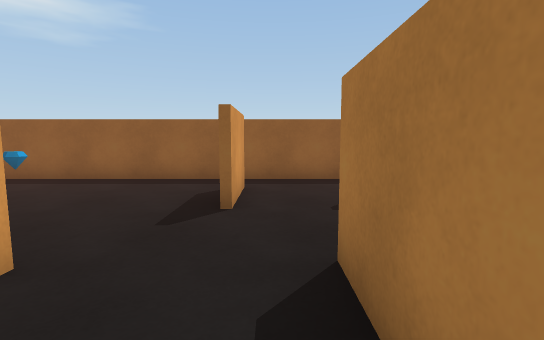
View 1 (above)

16 first-person views from a walk through a scene from a Unity 3-D project. The camera is 1.2 m above the floor, tilts 6° down and sees 85° across. The floor is counted in squares, 1 m on a side. Each view is taken from the middle of a square. On the plan, view 1 faces up. The plan holds only what a view shows up to about 13 squares ahead; the rest is blank. Some animated figures are left out.

View 2
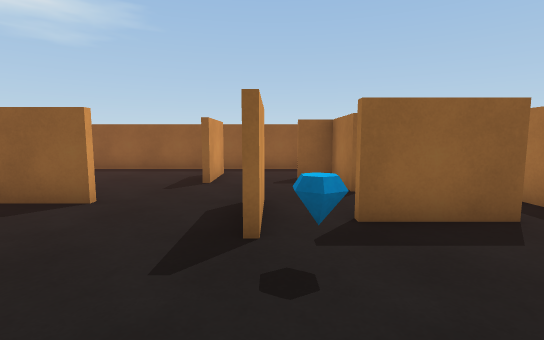

View 3
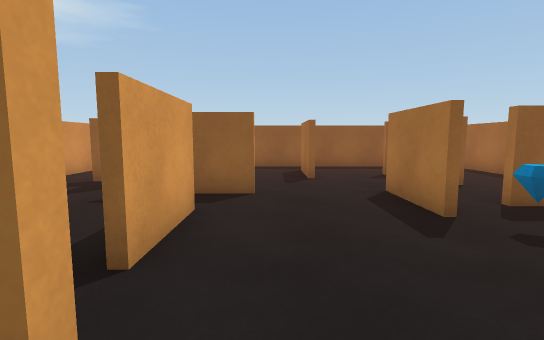

View 4
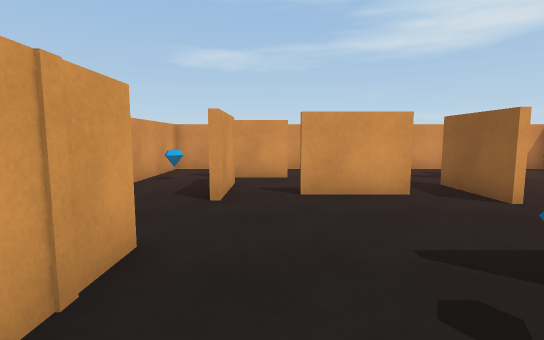

View 5
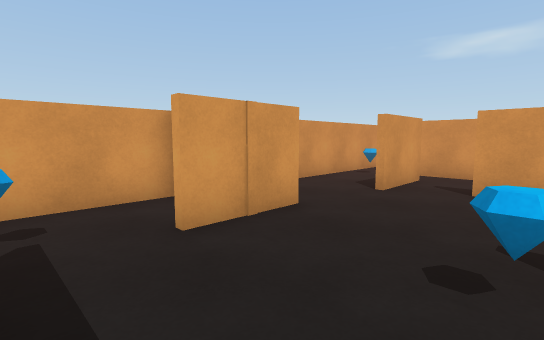

View 6
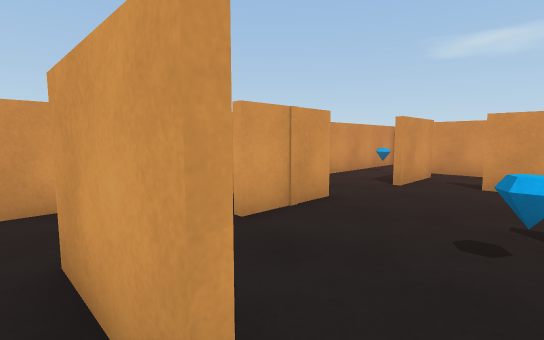

View 7
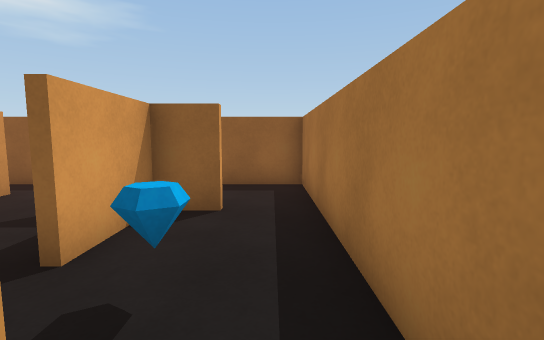

View 8
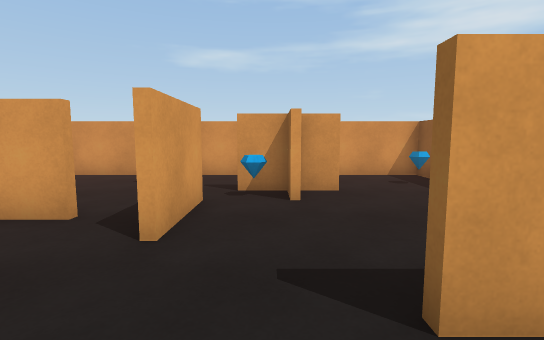

View 9
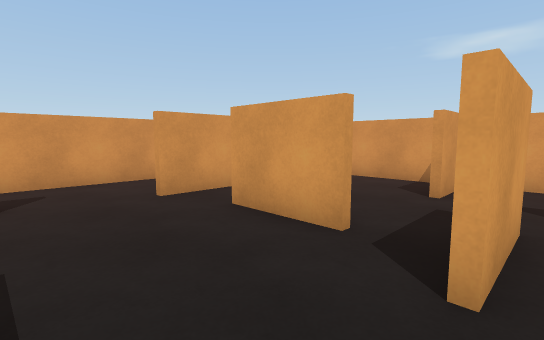

View 10
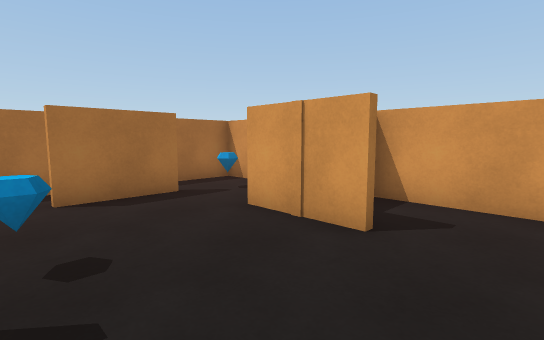

View 11
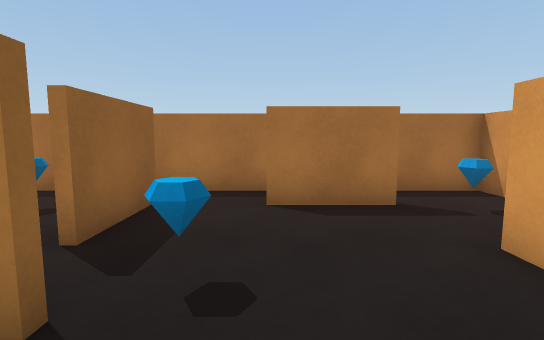

View 12
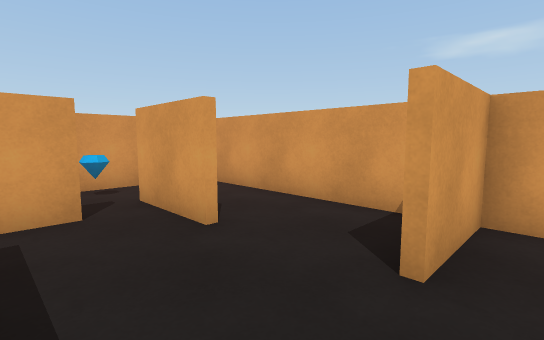

View 13
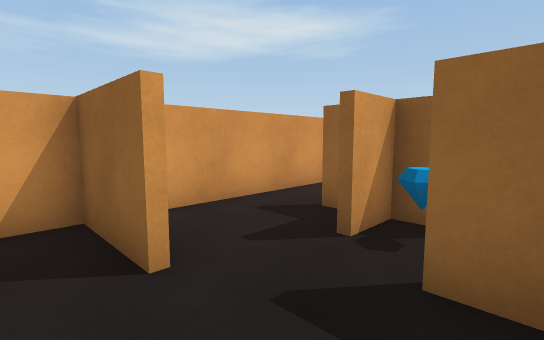

View 14
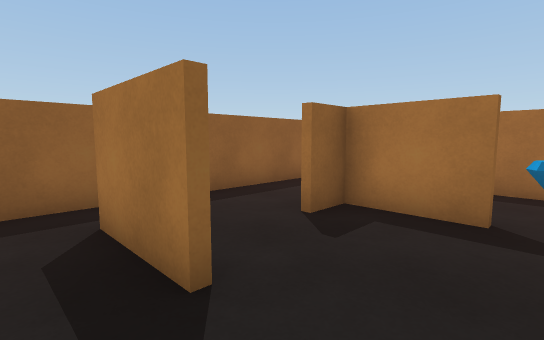

View 15
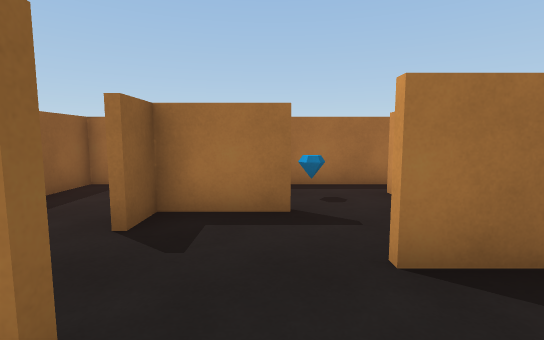

View 16
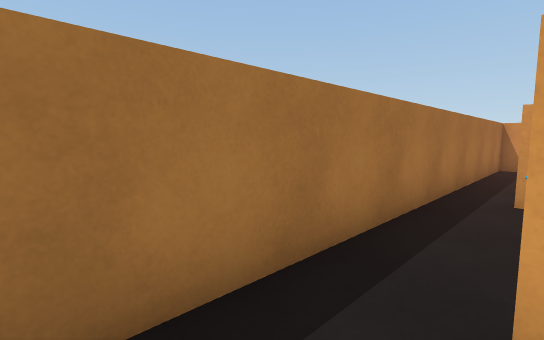

### Floor plan
Points are (right, up) in squares from view 1. A wall is a line through its corners. A room is listed if a view was taken in it or the views show most of it. See-through windows are left out.
Room 1 (views 1, 2, 3, 4, 5, 8, 9, 10, 11, 14)
walls: (0.7, 0.4) (0.7, 2.9); (-0.3, -3.5) (2.2, -3.5); (-3.3, 1) (-3.3, -1.5); (0.9, 2.9) (0.9, 0.4); (1, -5.8) (4.6, -5.8); (4.3, -3.4) (4.3, -0.9); (4.6, 1.2) (2.2, 1.2); (2.8, 3.6) (2.8, 5.9) (1.7, 5.9); (-0.7, 6.4) (-0.7, 5); (-8.8, -3.6) (-8.8, -5.8) (0.9, -5.8)
ways out: opening at (4, -4.5) to room 2; opening at (4, 0) to room 2; opening at (3, 2.5) to room 3; opening at (-7.5, -2.5) to room 4; opening at (-3, -2) to room 4; opening at (-3, 1.5) to room 4; gap at (-5, -3) to room 4; opening at (-2, 4.5) to room 5; opening at (0.5, 6) to room 6
objects: other object (-6, -5); other object (1, 0); other object (4, -4)
Room 2 (view 6)
walls: (4.5, -0.9) (4.5, -3.4); (4.6, -5.8) (5.8, -5.8) (5.8, 0.4)
ways out: opening at (4, -4.5) to room 1; opening at (4, 0) to room 1; opening at (5, 1) to room 3
Room 3 (view 7)
walls: (4.2, 5.9) (3, 5.9) (3, 3.6); (5.8, 0.4) (5.8, 6.6)
ways out: opening at (3, 2.5) to room 1; opening at (5, 1) to room 2; opening at (5, 7) to room 6
objects: other object (4, 3)
Room 4 (views 12, 13)
walls: (-6.5, 1) (-8.9, 1); (-6.2, -1.5) (-6.2, -3.9); (-8.8, 1) (-8.8, -3.6); (-5.1, -3) (-2.6, -3); (-2.4, 2.4) (-4.8, 2.4)
ways out: opening at (-7.5, -2.5) to room 1; opening at (-3, -2) to room 1; opening at (-3, 1.5) to room 1; gap at (-5, -3) to room 1; opening at (-7, 2) to room 7
Room 5 (view 15)
walls: (-5.8, 5.6) (-5.8, 4.6); (-5.8, 4.4) (-5.8, 3.1); (-4.8, 2.6) (-2.4, 2.6); (-0.9, 5) (-0.9, 7.4); (-0.4, 8.8) (-8.8, 8.8) (-8.8, 4.6)
ways out: opening at (-2, 4.5) to room 1; opening at (-1, 8) to room 6; opening at (-8, 4) to room 7
objects: other object (-7, 8)
Room 6 (view 16)
walls: (-0.7, 7.4) (-0.7, 6.4); (5.8, 6.6) (5.8, 8.8) (-0.4, 8.8)
ways out: opening at (0.5, 6) to room 1; opening at (5, 7) to room 3; opening at (-1, 8) to room 5
Room 7 (no view inside)
walls: (-8.8, 4.6) (-8.8, 1); (-8.9, 1.2) (-6.5, 1.2)
ways out: opening at (-7, 2) to room 4; opening at (-8, 4) to room 5

Where each view was taken, in squares from view 1:
view 1: 0 up, 0 right, facing up
view 2: 3 down, 1 right, facing up
view 3: 4 down, 2 left, facing up
view 4: 2 down, 3 right, facing left
view 5: 0 up, 4 right, facing down-left
view 6: 0 up, 5 right, facing down-left
view 7: 1 up, 5 right, facing up
view 8: 4 up, 1 right, facing left
view 9: 3 up, 0 right, facing down-left
view 10: 0 up, 2 left, facing down-right
view 11: 1 down, 1 left, facing right
view 12: 2 up, 4 left, facing down-left
view 13: 0 up, 4 left, facing up-left
view 14: 3 up, 2 left, facing up-right
view 15: 4 up, 2 left, facing right
view 16: 8 up, 4 right, facing down-right
